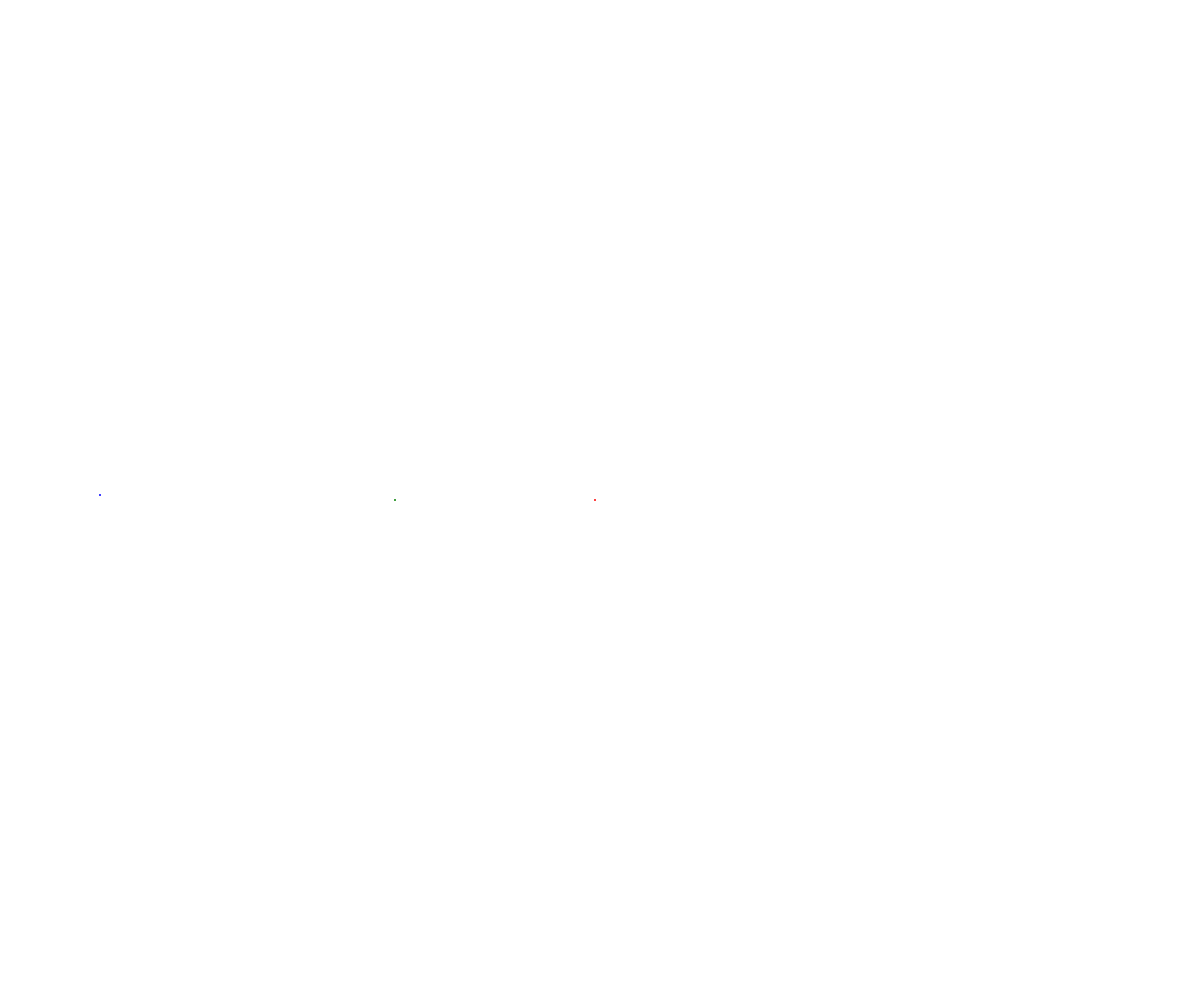
Frame 1 (no input)
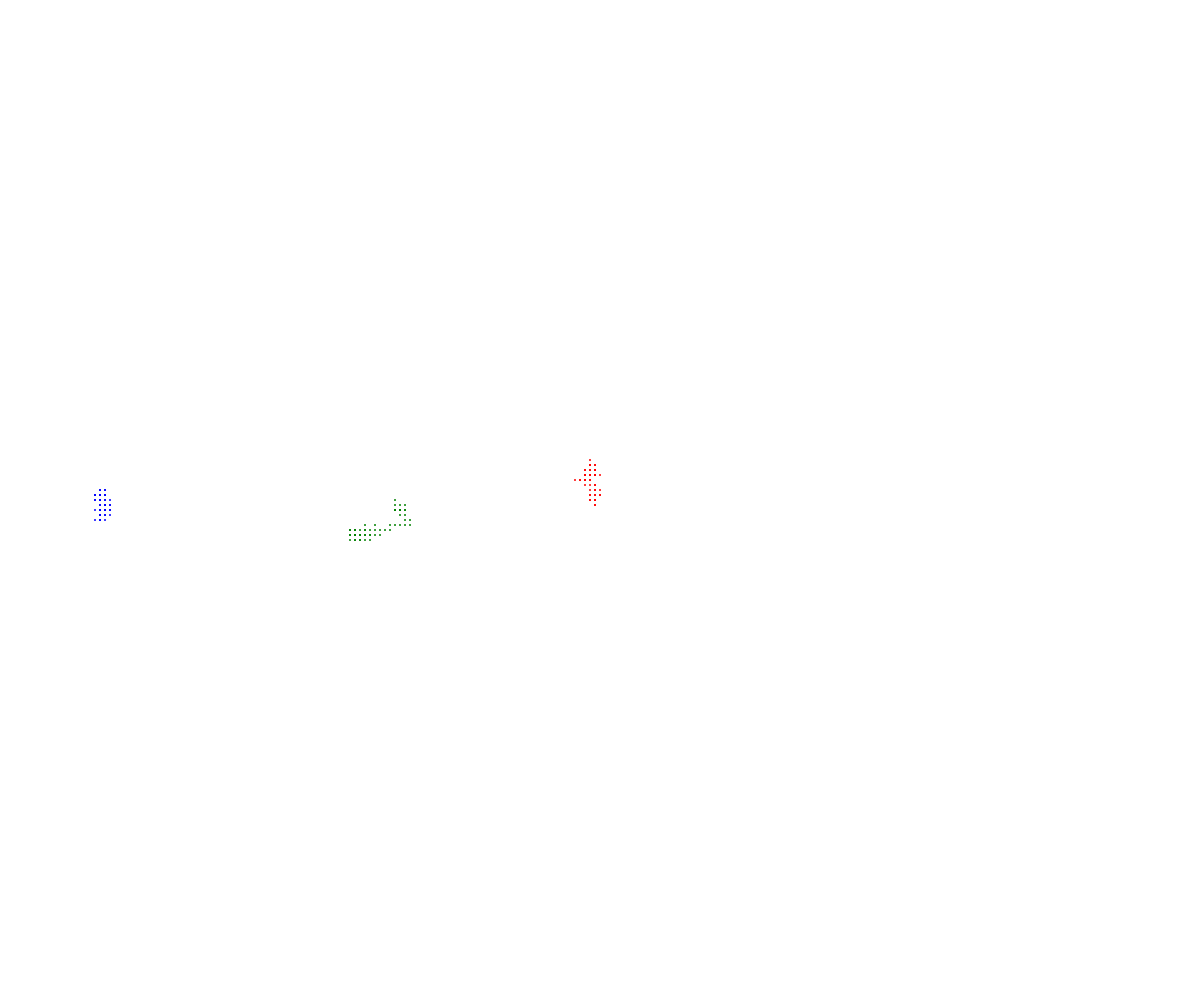
Frame 60 (no input)
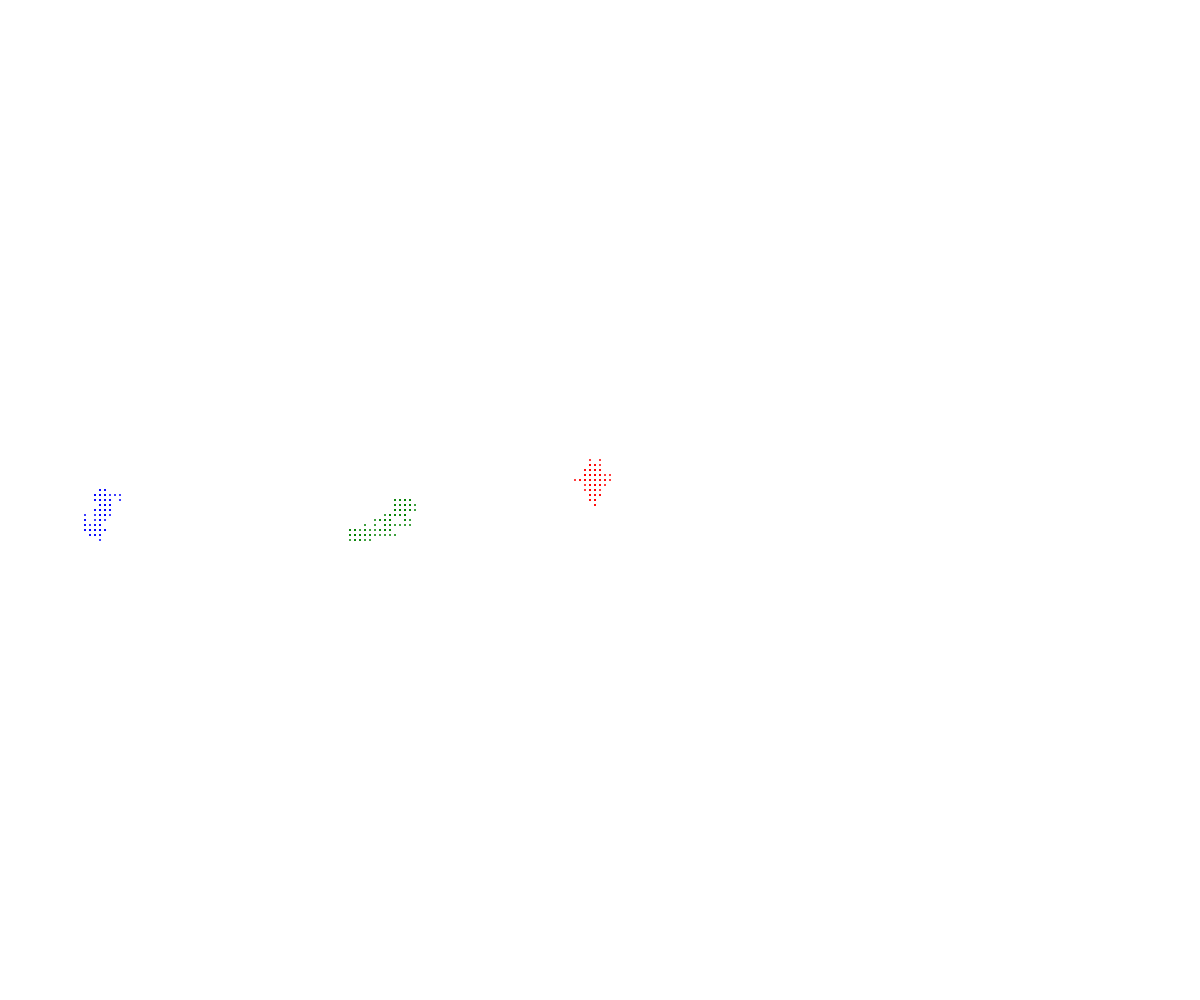
Frame 120 (the mouse pressed at the canvas centre since frame 60)

The p5.js sketch that drew these frames (run headless with seeded random() and noise() and a simulated clock; from frame 60 on, the mouse is pressed at the canvas centre):

// p5.js sketch
// ── sketch.js
// OOP Walker Demo

let kayaan, nick;

function setup() {
  createCanvas(windowWidth, windowHeight);
  kayaan = new Walker(width/2, height/2, "red");
  nick = new Walker(100, height/2, "blue");
  hannah = new Walker(400, 500, "green");
}

function draw() {
  kayaan.move();
  nick.move();
  hannah.move();

  kayaan.display();
  nick.display();
  hannah.display();
}

class Walker {
  constructor(x, y, theColor) {
    this.x = x;
    this.y = y;
    this.color = theColor;
    this.speed = 5;
  }

  display() {
    noStroke();
    fill(this.color);
    circle(this.x, this.y, 2);
  }

  move() {
    let choice = random(100);
    if (choice < 25) { //up
      this.y-=this.speed;
    } else if (choice < 50) { //down
      this.y+=this.speed;
    } else if (choice < 75) { //left
      this.x-=this.speed;
    } else { //right
      this.x+=this.speed;
    }
  }

}
